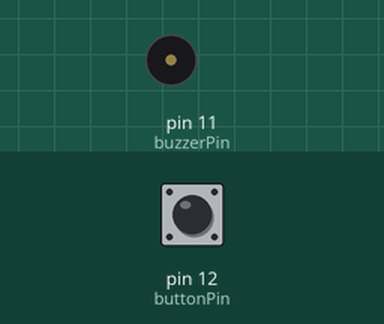
A program run on a simulated Raspberry Pi (header pin numbers). Parts: buzzer (waves = sounding). The test bench sets the inputs (shaded band); at power-on: pin 12 (buttonPin) HIGH. What the program prints to the terminal is not drawn.

Above: at 1.2 s.
1.3 s: pin 12 (buttonPin) pulled LOW for 0.15 s
At 2.7 s:
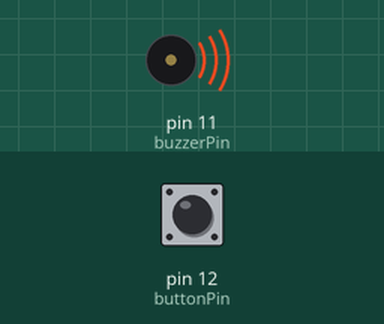
4.4 s: pin 12 (buttonPin) pulled LOW for 1 s
8.4 s: pin 12 (buttonPin) pulled LOW for 3.2 s
Timing chart, 0 to 13.6 s (numbered marks = the images above; inputs shaded):
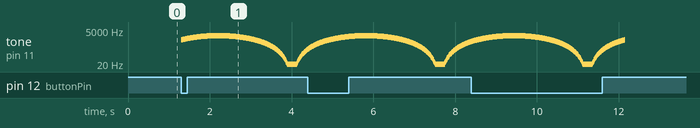

The program:

alarm.py
```python
import RPi.GPIO as gpio
import time
import math

buzzerPin = 11
buttonPin = 12

def setup():
    global p
    gpio.setmode(gpio.BOARD)
    gpio.setup(buzzerPin, gpio.OUT)
    gpio.setup(buttonPin, gpio.IN, pull_up_down = gpio.PUD_UP)

    p = gpio.PWM(buzzerPin, 1)
    p.start(0)

def loop():
    while True:
        if gpio.input(buttonPin) == False:
            alarm()
            #print('alarm turned on')
        else:
            stopAlarm()
            #print('alarm turned OFF')


def alarm():
    p.start(50)
    for x in range(0, 361):
        sinVal = math.sin(x * (math.pi / 180))
        toneVal = 1001 + sinVal * 1000
        p.ChangeFrequency(toneVal)
        time.sleep(0.01)

def stopAlarm():
    p.stop()

def finish():
    gpio.output(buzzerPin, False)
    gpio.cleanup()


if __name__ == '__main__':
    print('program is starting')
    setup()
    try:
        loop()
    except KeyboardInterrupt:
        finish()
```

Measured:
- after the input at 1.3 s, tone on pin 11 (buzzerPin): plays 1001 Hz for 0.01 s, 1018 Hz for 0.01 s, 1035 Hz for 0.01 s, 1053 Hz for 0.01 s, 1070 Hz for 0.01 s, 1088 Hz for 0.01 s … (304 notes in this stretch), starting at once
